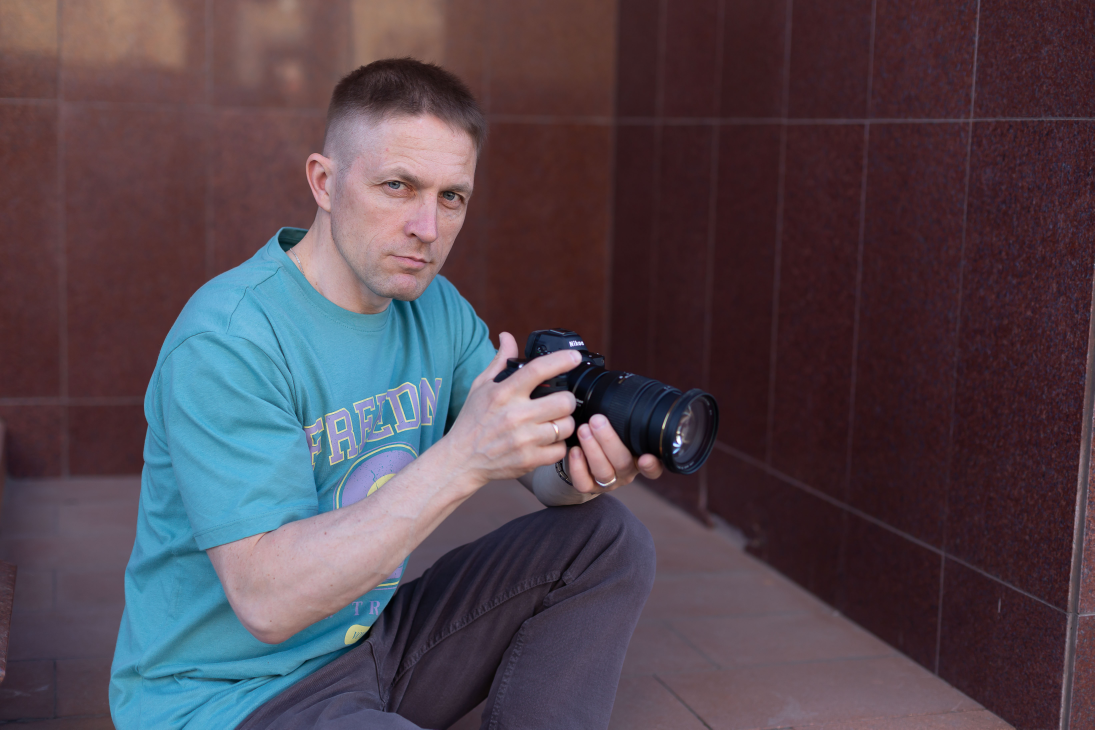
#> input picture images/hero.jpg, 5472 x 3648 px (shown at 1/5 size)
$ python resize_images.py images/hero.jpg
#> lines starting #> are read from the running program, lines starting #| are printed output that depends on the picture
import sys
import time
import msvcrt  # Только для Windows
from pathlib import Path
from datetime import datetime
from PIL import Image

def wait_or_auto_close(timeout=30):
    """Ждёт нажатия клавиши или закрывается через timeout секунд"""
    print(f"\nℹ️  Окно закроется автоматически через {timeout} секунд.")
    print("Нажмите любую клавишу, чтобы закрыть сейчас...")
    start = time.time()
    while time.time() - start < timeout:
        if msvcrt.kbhit():
            msvcrt.getch()
            return
        time.sleep(0.1)

def process_images(input_folder: Path) -> bool:
    if not input_folder.is_dir():
        print("❌ Указанная папка не существует.")
        return False

    output_path = input_folder / "resize"
    output_path.mkdir(exist_ok=True)

    supported_ext = {'.jpg', '.jpeg', '.png', '.bmp', '.tiff', '.webp', '.gif'}
    image_files = sorted([
        f for f in input_folder.iterdir()
        if f.is_file() and f.suffix.lower() in supported_ext
    ])

    if not image_files:
        print("⚠️ В папке не найдено изображений для обработки.")
        return False

    current_date = datetime.now().strftime("%Y-%m-%d")

    for idx, img_path in enumerate(image_files, start=1):
        try:
            with Image.open(img_path) as img:
#> img is the input picture: PIL image 5472x3648 RGB; mean R, G, B 82.2, 69.4, 78.6
                if img.mode in ("RGBA", "LA", "P"):
                    img = img.convert("RGBA")
                else:
                    img = img.convert("RGB")

                w, h = img.size
#> w = 5472; h = 3648
                if max(w, h) > 1200:
                    if w > h:
                        new_w, new_h = 1200, int(1200 * h / w)
#> new_w = 1200; new_h = 800
                    else:
                        new_w, new_h = int(1200 * w / h), 1200
                    img = img.resize((new_w, new_h), Image.LANCZOS)
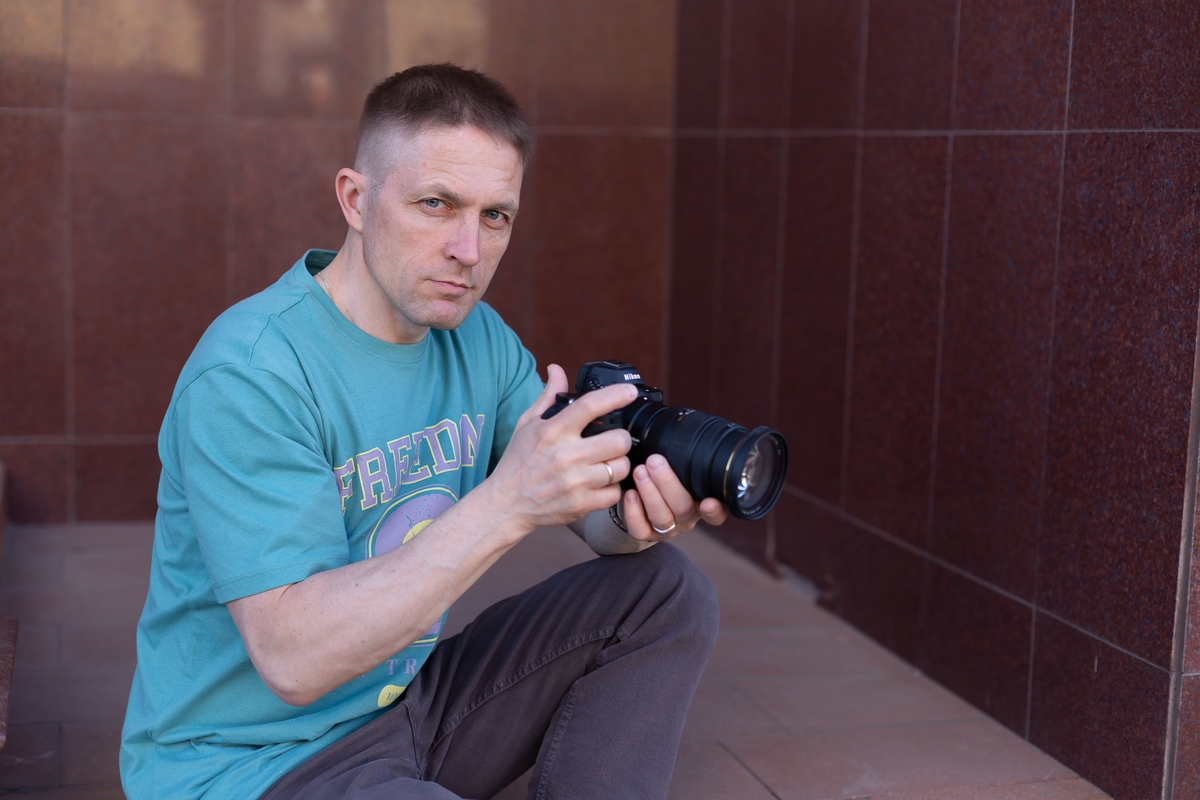
#> img: PIL image 1200x800 RGB; mean R, G, B 82.2, 69.4, 78.6

                new_name = f"{idx:04d}-{current_date}.webp"
                output_file = output_path / new_name

                # Сохраняем с поддержкой прозрачности
                if img.mode == "RGBA":
                    img.save(output_file, "WEBP", quality=90, lossless=False)
                else:
                    img.save(output_file, "WEBP", quality=90)

                print(f"✅ {img_path.name} → {new_name}")

        except Exception as e:
            print(f"❌ Ошибка обработки {img_path.name}: {e}")
            return False

    print(f"\n✨ Успешно обработано {len(image_files)} изображений.")
    print(f"Результаты сохранены в: {output_path}")
    return True

def get_input_folder():
    if len(sys.argv) > 1:
        # Запуск с аргументом (перетаскивание)
        path_arg = Path(sys.argv[1]).resolve()
        if path_arg.is_file():
            return path_arg.parent
        elif path_arg.is_dir():
            return path_arg
        else:
            print("❌ Некорректный путь, переданный при запуске.")
            return None
    else:
        # Ручной ввод
        print("Перетащите файл из нужной папки на этот EXE,")
        print("или введите путь к папке с изображениями:")
        user_input = input("Путь: ").strip().strip('"')
        return Path(user_input).resolve()

def main():
    try:
        folder = get_input_folder()
        if folder is None:
            input("Нажмите Enter для выхода...")
            return

        success = process_images(folder)

        if success:
            # В ЛЮБОМ случае — если успешно → автозакрытие через 30 сек
            wait_or_auto_close(30)
        else:
            # При ошибке — ждём подтверждения
            input("Нажмите Enter для выхода...")

    except Exception as e:
        print(f"❗ Критическая ошибка: {e}")
        input("Нажмите Enter для выхода...")

if __name__ == "__main__":
    main()
